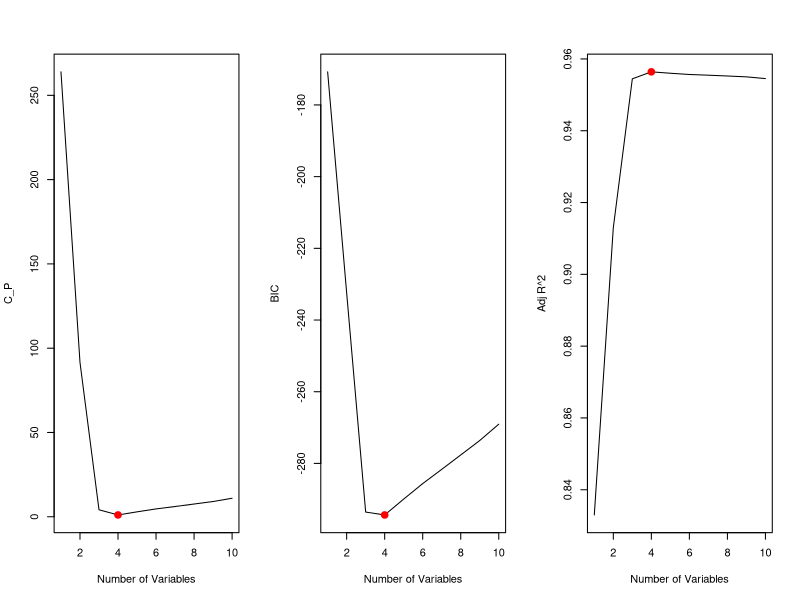
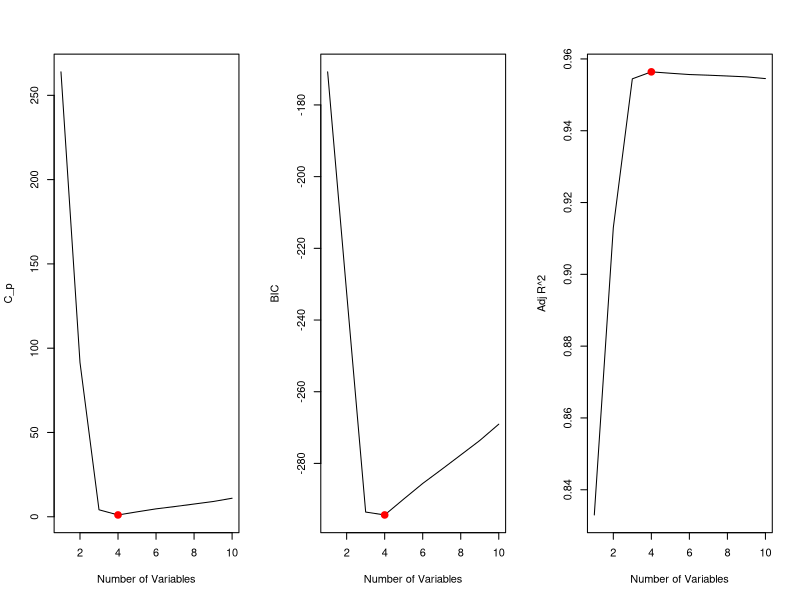

Here is the R script that generated these plots, in order: (Note: this script raises an error after producing the figures.)
## ---- chunk 1
set.seed(3876)
x<-rnorm(100)
error<-rnorm(100)
## ---- chunk 2
b0 <- 2
b1 <- 3
b2 <- -1
b3 <- 0.5
y <- b0 + b1 * x + b2 * x^2 + b3 * x^3 + error
## ---- chunk 3
#Following Code Snippet shows the plots to provide evidence for my answer
library(leaps)
data.full<-data.frame(y=y,x=x)
regfit.full<-regsubsets(y~x+I(x^2) + I(x^3) + I(x^4) + I(x^5) + I(x^6) + I(x^7) + I(x^8) + I(x^9) + I(x^10), data = data.full, nvmax = 10, really.big = T)
reg.summary<-summary(regfit.full)
par(mfrow=c(1,3))

#Plotting Model with C_P value 
plot(reg.summary$cp,xlab="Number of Variables",ylab="C_P",type="l")
points(which.min(reg.summary$cp),reg.summary$cp[which.min(reg.summary$cp)],col="red",cex=2,pch=20)

#Plotting Model with BIC Value
plot(reg.summary$bic,xlab="Number of Variables",ylab="BIC",type="l")
points(which.min(reg.summary$bic),reg.summary$bic[which.min(reg.summary$bic)],col="red",cex=2,pch=20)

#Plotting Model with adjusted R^2 Value
plot(reg.summary$adjr,xlab="Number of Variables",ylab="Adj R^2",type="l")
points(which.max(reg.summary$adjr),reg.summary$adjr[which.max(reg.summary$adjr)],col="red",cex=2,pch=20)
## ---- chunk 4
coef(regfit.full,which.max(reg.summary$adjr))
## ---- chunk 5
#Forward Selection Approach
data.full<-data.frame(y=y,x=x)
regfit.fwd<-regsubsets(y~x+I(x^2) + I(x^3) + I(x^4) + I(x^5) + I(x^6) + I(x^7) + I(x^8) + I(x^9) + I(x^10), data = data.full, nvmax = 10,really.big = T,method = "forward")
reg.summary.fwd<-summary(regfit.fwd)
par(mfrow=c(1,3))

#Plotting Model with C_P value 
plot(reg.summary.fwd$cp,xlab="Number of Variables",ylab="C_p",type="l")
points(which.min(reg.summary.fwd$cp),reg.summary.fwd$cp[which.min(reg.summary.fwd$cp)],col="red",cex=2,pch=20)

#Plotting Model with BIC Value
plot(reg.summary.fwd$bic,xlab="Number of Variables",ylab="BIC",type="l")
points(which.min(reg.summary.fwd$bic),reg.summary.fwd$bic[which.min(reg.summary.fwd$bic)],col="red",cex=2,pch=20)

#Plotting Model with adjusted R^2 Value
plot(reg.summary.fwd$adjr,xlab="Number of Variables",ylab="Adj R^2",type="l")
points(which.max(reg.summary.fwd$adjr),reg.summary.fwd$adjr[which.max(reg.summary.fwd$adjr2)],col="red",cex=2,pch=20)
## ---- chunk 6
coef(regfit.fwd)
